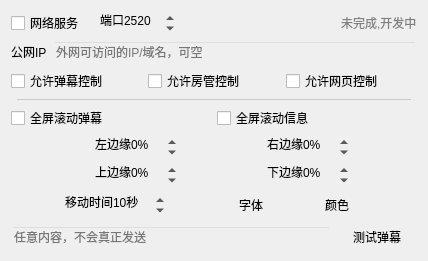
      <widget class="QWidget" name="tab_7">
       <attribute name="title">
        <string>远程</string>
       </attribute>
       <layout class="QVBoxLayout" name="verticalLayout_8">
        <item>
         <layout class="QHBoxLayout" name="horizontalLayout_42">
          <property name="topMargin">
           <number>0</number>
          </property>
          <item>
           <widget class="QCheckBox" name="serverCheck">
            <property name="toolTip">
             <string>&lt;html&gt;&lt;head/&gt;&lt;body&gt;&lt;p&gt;支持作为素材添加到直播页面&lt;/p&gt;&lt;p&gt;直播姬中添加浏览器，网址为：localhost:端口&lt;/p&gt;&lt;p&gt;挂在服务器上远程访问需要使用公网IP或域名，而非localhost&lt;/p&gt;&lt;p&gt;点歌列表位置：网址/music&lt;/p&gt;&lt;p&gt;歌词列表位置：网址/music/lyrics.html&lt;/p&gt;&lt;p&gt;送礼动画位置：网址/gift&lt;/p&gt;&lt;p&gt;[开发中]弹幕姬位置：网址/danmaku&lt;/p&gt;&lt;/body&gt;&lt;/html&gt;</string>
            </property>
            <property name="text">
             <string>网络服务</string>
            </property>
           </widget>
          </item>
          <item>
           <widget class="QSpinBox" name="serverPortSpin">
            <property name="contextMenuPolicy">
             <enum>Qt::NoContextMenu</enum>
            </property>
            <property name="toolTip">
             <string>&lt;html&gt;&lt;head/&gt;&lt;body&gt;&lt;p&gt;浏览器访问端口&lt;/p&gt;&lt;p&gt;本端口及+1端口将被本程序使用&lt;/p&gt;&lt;p&gt;www下所有网页代码中“__PORT__”标记将会替换为该端口&lt;/p&gt;&lt;p&gt;WebSocket用的“__WS_PORT__”标记将会替换为+1端口&lt;/p&gt;&lt;/body&gt;&lt;/html&gt;</string>
            </property>
            <property name="styleSheet">
             <string notr="true">QAbstractSpinBox
{
	background: transparent;
}</string>
            </property>
            <property name="frame">
             <bool>false</bool>
            </property>
            <property name="alignment">
             <set>Qt::AlignCenter</set>
            </property>
            <property name="suffix">
             <string/>
            </property>
            <property name="prefix">
             <string>端口</string>
            </property>
            <property name="maximum">
             <number>65535</number>
            </property>
            <property name="value">
             <number>2520</number>
            </property>
           </widget>
          </item>
          <item>
           <spacer name="horizontalSpacer_24">
            <property name="orientation">
             <enum>Qt::Horizontal</enum>
            </property>
            <property name="sizeHint" stdset="0">
             <size>
              <width>0</width>
              <height>20</height>
             </size>
            </property>
           </spacer>
          </item>
          <item>
           <widget class="QLabel" name="label_12">
            <property name="styleSheet">
             <string notr="true">color: gray;</string>
            </property>
            <property name="text">
             <string>未完成,开发中</string>
            </property>
           </widget>
          </item>
         </layout>
        </item>
        <item>
         <layout class="QHBoxLayout" name="horizontalLayout_48">
          <property name="topMargin">
           <number>0</number>
          </property>
          <item>
           <widget class="QLabel" name="label_6">
            <property name="text">
             <string>公网IP</string>
            </property>
           </widget>
          </item>
          <item>
           <widget class="QLineEdit" name="domainEdit">
            <property name="toolTip">
             <string>&lt;html&gt;&lt;head/&gt;&lt;body&gt;&lt;p&gt;默认为localhost&lt;/p&gt;&lt;p&gt;www下网页代码中所有“__DOMAIN__”将会替换为该域名&lt;/p&gt;&lt;/body&gt;&lt;/html&gt;</string>
            </property>
            <property name="styleSheet">
             <string notr="true">QLineEdit
{
	background: transparent;
}</string>
            </property>
            <property name="text">
             <string/>
            </property>
            <property name="placeholderText">
             <string>外网可访问的IP/域名，可空</string>
            </property>
           </widget>
          </item>
         </layout>
        </item>
        <item>
         <layout class="QHBoxLayout" name="horizontalLayout_50">
          <property name="topMargin">
           <number>0</number>
          </property>
          <item>
           <widget class="QCheckBox" name="allowRemoteControlCheck">
            <property name="toolTip">
             <string>&lt;html&gt;&lt;head/&gt;&lt;body&gt;&lt;p&gt;允许通过直播间弹幕来发送命令控制神奇弹幕&lt;/p&gt;&lt;p&gt;默认仅机器人账号与主播有效，可开启右边的“房管控制”&lt;/p&gt;&lt;p&gt;例如：开启欢迎、禁言 xxx、撤销禁言&lt;/p&gt;&lt;/body&gt;&lt;/html&gt;</string>
            </property>
            <property name="text">
             <string>允许弹幕控制</string>
            </property>
           </widget>
          </item>
          <item>
           <widget class="QCheckBox" name="allowAdminControlCheck">
            <property name="toolTip">
             <string>&lt;html&gt;&lt;head/&gt;&lt;body&gt;&lt;p&gt;允许房管通过直播间弹幕来发送命令控制神奇弹幕&lt;/p&gt;&lt;p&gt;例如：开启欢迎、禁言 xxx、撤销禁言&lt;/p&gt;&lt;/body&gt;&lt;/html&gt;</string>
            </property>
            <property name="text">
             <string>允许房管控制</string>
            </property>
           </widget>
          </item>
          <item>
           <widget class="QCheckBox" name="allowWebControlCheck">
            <property name="toolTip">
             <string>&lt;html&gt;&lt;head/&gt;&lt;body&gt;&lt;p&gt;允许来自网页的消息反向控制神奇弹幕&lt;/p&gt;&lt;p&gt;请仅在必要且确认安全的情况下启用&lt;/p&gt;&lt;p&gt;包括但不限于：发送弹幕、修改设置、禁言用户、发送私信、调用B站API等所有函数命令&lt;/p&gt;&lt;/body&gt;&lt;/html&gt;</string>
            </property>
            <property name="text">
             <string>允许网页控制</string>
            </property>
           </widget>
          </item>
         </layout>
        </item>
        <item>
         <widget class="QWidget" name="widget_3" native="true">
          <property name="minimumSize">
           <size>
            <width>0</width>
            <height>1</height>
           </size>
          </property>
          <property name="maximumSize">
           <size>
            <width>16777215</width>
            <height>1</height>
           </size>
          </property>
          <property name="styleSheet">
           <string notr="true">background: rgba(88, 88, 88, 64);
margin: 6px;</string>
          </property>
         </widget>
        </item>
        <item>
         <layout class="QHBoxLayout" name="horizontalLayout_9">
          <item>
           <widget class="QCheckBox" name="enableScreenDanmakuCheck">
            <property name="text">
             <string>全屏滚动弹幕</string>
            </property>
           </widget>
          </item>
          <item>
           <widget class="QCheckBox" name="enableScreenMsgCheck">
            <property name="text">
             <string>全屏滚动信息</string>
            </property>
           </widget>
          </item>
         </layout>
        </item>
        <item>
         <layout class="QHBoxLayout" name="horizontalLayout_29">
          <property name="topMargin">
           <number>0</number>
          </property>
          <item>
           <spacer name="horizontalSpacer_10">
            <property name="orientation">
             <enum>Qt::Horizontal</enum>
            </property>
            <property name="sizeHint" stdset="0">
             <size>
              <width>0</width>
              <height>20</height>
             </size>
            </property>
           </spacer>
          </item>
          <item>
           <widget class="QSpinBox" name="screenDanmakuLeftSpin">
            <property name="contextMenuPolicy">
             <enum>Qt::NoContextMenu</enum>
            </property>
            <property name="styleSheet">
             <string notr="true">QAbstractSpinBox
{
	background: transparent;
}</string>
            </property>
            <property name="frame">
             <bool>false</bool>
            </property>
            <property name="alignment">
             <set>Qt::AlignCenter</set>
            </property>
            <property name="suffix">
             <string>%</string>
            </property>
            <property name="prefix">
             <string>左边缘</string>
            </property>
            <property name="minimum">
             <number>-200</number>
            </property>
            <property name="maximum">
             <number>200</number>
            </property>
            <property name="singleStep">
             <number>5</number>
            </property>
           </widget>
          </item>
          <item>
           <spacer name="horizontalSpacer_2">
            <property name="orientation">
             <enum>Qt::Horizontal</enum>
            </property>
            <property name="sizeHint" stdset="0">
             <size>
              <width>0</width>
              <height>20</height>
             </size>
            </property>
           </spacer>
          </item>
          <item>
           <widget class="QSpinBox" name="screenDanmakuRightSpin">
            <property name="contextMenuPolicy">
             <enum>Qt::NoContextMenu</enum>
            </property>
            <property name="styleSheet">
             <string notr="true">QAbstractSpinBox
{
	background: transparent;
}</string>
            </property>
            <property name="frame">
             <bool>false</bool>
            </property>
            <property name="alignment">
             <set>Qt::AlignCenter</set>
            </property>
            <property name="suffix">
             <string>%</string>
            </property>
            <property name="prefix">
             <string>右边缘</string>
            </property>
            <property name="minimum">
             <number>-200</number>
            </property>
            <property name="maximum">
             <number>200</number>
            </property>
            <property name="singleStep">
             <number>5</number>
            </property>
           </widget>
          </item>
          <item>
           <spacer name="horizontalSpacer_11">
            <property name="orientation">
             <enum>Qt::Horizontal</enum>
            </property>
            <property name="sizeHint" stdset="0">
             <size>
              <width>0</width>
              <height>20</height>
             </size>
            </property>
           </spacer>
          </item>
         </layout>
        </item>
        <item>
         <layout class="QHBoxLayout" name="horizontalLayout_30">
          <property name="topMargin">
           <number>0</number>
          </property>
          <item>
           <spacer name="horizontalSpacer_12">
            <property name="orientation">
             <enum>Qt::Horizontal</enum>
            </property>
            <property name="sizeHint" stdset="0">
             <size>
              <width>0</width>
              <height>20</height>
             </size>
            </property>
           </spacer>
          </item>
          <item>
           <widget class="QSpinBox" name="screenDanmakuTopSpin">
            <property name="contextMenuPolicy">
             <enum>Qt::NoContextMenu</enum>
            </property>
            <property name="styleSheet">
             <string notr="true">QAbstractSpinBox
{
	background: transparent;
}</string>
            </property>
            <property name="frame">
             <bool>false</bool>
            </property>
            <property name="alignment">
             <set>Qt::AlignCenter</set>
            </property>
            <property name="suffix">
             <string>%</string>
            </property>
            <property name="prefix">
             <string>上边缘</string>
            </property>
            <property name="minimum">
             <number>-200</number>
            </property>
            <property name="maximum">
             <number>200</number>
            </property>
            <property name="singleStep">
             <number>5</number>
            </property>
           </widget>
          </item>
          <item>
           <spacer name="horizontalSpacer_6">
            <property name="orientation">
             <enum>Qt::Horizontal</enum>
            </property>
            <property name="sizeHint" stdset="0">
             <size>
              <width>0</width>
              <height>20</height>
             </size>
            </property>
           </spacer>
          </item>
          <item>
           <widget class="QSpinBox" name="screenDanmakuBottomSpin">
            <property name="contextMenuPolicy">
             <enum>Qt::NoContextMenu</enum>
            </property>
            <property name="styleSheet">
             <string notr="true">QAbstractSpinBox
{
	background: transparent;
}</string>
            </property>
            <property name="frame">
             <bool>false</bool>
            </property>
            <property name="alignment">
             <set>Qt::AlignCenter</set>
            </property>
            <property name="suffix">
             <string>%</string>
            </property>
            <property name="prefix">
             <string>下边缘</string>
            </property>
            <property name="minimum">
             <number>-200</number>
            </property>
            <property name="maximum">
             <number>200</number>
            </property>
            <property name="singleStep">
             <number>5</number>
            </property>
           </widget>
          </item>
          <item>
           <spacer name="horizontalSpacer_14">
            <property name="orientation">
             <enum>Qt::Horizontal</enum>
            </property>
            <property name="sizeHint" stdset="0">
             <size>
              <width>0</width>
              <height>20</height>
             </size>
            </property>
           </spacer>
          </item>
         </layout>
        </item>
        <item>
         <layout class="QHBoxLayout" name="horizontalLayout_31" stretch="0,1,0,0,0,0,0">
          <property name="topMargin">
           <number>0</number>
          </property>
          <item>
           <spacer name="horizontalSpacer_28">
            <property name="orientation">
             <enum>Qt::Horizontal</enum>
            </property>
            <property name="sizeHint" stdset="0">
             <size>
              <width>40</width>
              <height>20</height>
             </size>
            </property>
           </spacer>
          </item>
          <item>
           <widget class="QSpinBox" name="screenDanmakuSpeedSpin">
            <property name="contextMenuPolicy">
             <enum>Qt::NoContextMenu</enum>
            </property>
            <property name="styleSheet">
             <string notr="true">QAbstractSpinBox
{
	background: transparent;
}</string>
            </property>
            <property name="frame">
             <bool>false</bool>
            </property>
            <property name="alignment">
             <set>Qt::AlignCenter</set>
            </property>
            <property name="suffix">
             <string>秒</string>
            </property>
            <property name="prefix">
             <string>移动时间</string>
            </property>
            <property name="minimum">
             <number>1</number>
            </property>
            <property name="maximum">
             <number>1000</number>
            </property>
            <property name="singleStep">
             <number>3</number>
            </property>
            <property name="value">
             <number>10</number>
            </property>
           </widget>
          </item>
          <item>
           <spacer name="horizontalSpacer_13">
            <property name="orientation">
             <enum>Qt::Horizontal</enum>
            </property>
            <property name="sizeHint" stdset="0">
             <size>
              <width>0</width>
              <height>20</height>
             </size>
            </property>
           </spacer>
          </item>
          <item>
           <spacer name="horizontalSpacer_29">
            <property name="orientation">
             <enum>Qt::Horizontal</enum>
            </property>
            <property name="sizeHint" stdset="0">
             <size>
              <width>40</width>
              <height>20</height>
             </size>
            </property>
           </spacer>
          </item>
          <item>
           <widget class="QPushButton" name="screenDanmakuFontButton">
            <property name="text">
             <string>字体</string>
            </property>
            <property name="flat">
             <bool>true</bool>
            </property>
           </widget>
          </item>
          <item>
           <widget class="QPushButton" name="screenDanmakuColorButton">
            <property name="text">
             <string>颜色</string>
            </property>
            <property name="flat">
             <bool>true</bool>
            </property>
           </widget>
          </item>
          <item>
           <spacer name="horizontalSpacer_30">
            <property name="orientation">
             <enum>Qt::Horizontal</enum>
            </property>
            <property name="sizeHint" stdset="0">
             <size>
              <width>40</width>
              <height>20</height>
             </size>
            </property>
           </spacer>
          </item>
         </layout>
        </item>
        <item>
         <spacer name="verticalSpacer_5">
          <property name="orientation">
           <enum>Qt::Vertical</enum>
          </property>
          <property name="sizeHint" stdset="0">
           <size>
            <width>20</width>
            <height>0</height>
           </size>
          </property>
         </spacer>
        </item>
        <item>
         <layout class="QHBoxLayout" name="horizontalLayout_5">
          <property name="leftMargin">
           <number>0</number>
          </property>
          <property name="topMargin">
           <number>0</number>
          </property>
          <item>
           <widget class="QLineEdit" name="testDanmakuEdit">
            <property name="styleSheet">
             <string notr="true">QLineEdit
{
	background: transparent;
}</string>
            </property>
            <property name="placeholderText">
             <string>任意内容，不会真正发送</string>
            </property>
           </widget>
          </item>
          <item>
           <widget class="QPushButton" name="testDanmakuButton">
            <property name="text">
             <string>测试弹幕</string>
            </property>
            <property name="flat">
             <bool>true</bool>
            </property>
           </widget>
          </item>
         </layout>
        </item>
       </layout>
      </widget>
